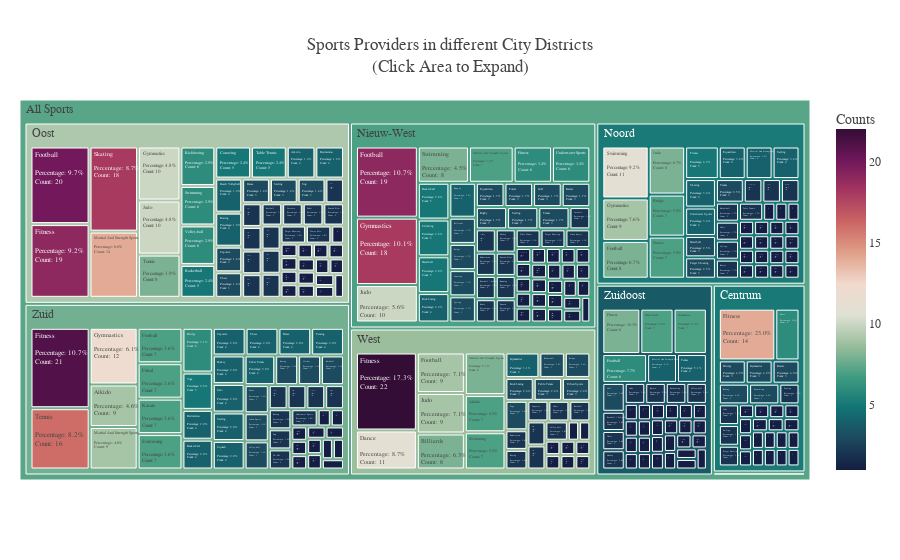

The notebook cell this image was saved under:
### Code cell
plot_treemap_district("curl")

### Figure 1 — Plotly figure (JSON) as saved in the notebook; plotly's stock layout.template omitted (floating-point values rounded to 4 significant figures; data arrays with more than 128 entries replaced by an {"elided": "..."} marker saying what was removed)
{"data": [{"branchvalues": "total", "customdata": {"elided": "310x1 float values"}, "domain": {"x": [0, 1], "y": [0, 1]}, "hovertemplate": "%{label}", "hovertext": {"elided": "310 str values"}, "ids": {"elided": "310 str values"}, "labels": {"elided": "310 str values"}, "marker": {"coloraxis": "coloraxis", "colors": {"elided": "310 float values"}}, "maxdepth": 3, "name": "", "outsidetextfont": {"size": 20}, "parents": {"elided": "310 str values"}, "texttemplate": "%{label}<br><br>Percentage: %{percentParent:.1%} <br>Count: %{value}<br>", "type": "treemap", "values": {"elided": "310 int values"}}], "layout": {"coloraxis": {"cmax": 22, "cmid": 7.248, "cmin": 1, "colorbar": {"title": {"text": "Counts"}}, "colorscale": [[0, "rgb(20, 29, 67)"], [0.09091, "rgb(28, 72, 93)"], [0.1818, "rgb(18, 115, 117)"], [0.2727, "rgb(63, 156, 129)"], [0.3636, "rgb(153, 189, 156)"], [0.4545, "rgb(223, 225, 211)"], [0.5455, "rgb(241, 218, 206)"], [0.6364, "rgb(224, 160, 137)"], [0.7273, "rgb(203, 101, 99)"], [0.8182, "rgb(164, 54, 96)"], [0.9091, "rgb(111, 23, 91)"], [1, "rgb(51, 13, 53)"]]}, "legend": {"tracegroupgap": 0}, "margin": {"l": 20, "t": 100}, "title": {"text": "Sports Providers in different City Districts<br>(Click Area to Expand)"}}}
